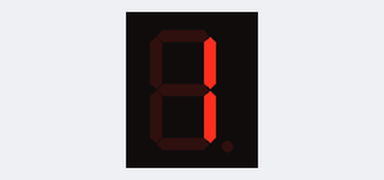
Bench run of a sketch on a simulated Arduino Uno, built with avr-gcc and run on an emulated ATmega328P. Parts: 1-digit seven-segment display. Wiring (inferred from the names in the program): 1-digit 7-segment display, segments lit when HIGH: segments pin 12, pin 11, pin 10, pin 9, pin 8, pin 7, pin 6. The segment pins are drawn as the display they are named for.

Above: at 0.1 s.
At 1.1 s:
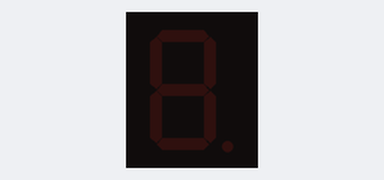
At 1.6 s:
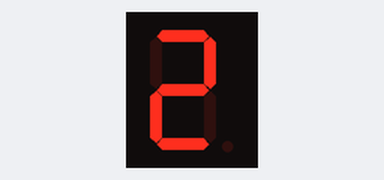
At 3.1 s:
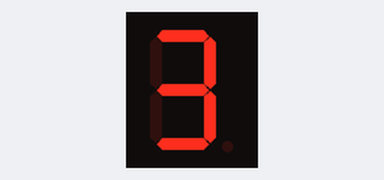

Measured:
- by itself, everything shown: repeats every 4.0 s, in 5 steps
- what the display in image 1 shows lasts 0.5 s, from 1.0 s to 1.5 s
- what the display in image 2 shows lasts 1.0 s, from 1.5 s to 2.5 s

The sketch:

seven_segment_common_cathode.ino
```cpp
int a=12;
int b=11;
int c=10;
int d=9;
int e=8;
int f=7;
int g=6;
void setup() {
  // put your setup code here, to run once:
  pinMode(a,OUTPUT);
  pinMode(b,OUTPUT);
  pinMode(c,OUTPUT);
  pinMode(d,OUTPUT);
  pinMode(e,OUTPUT);
  pinMode(f,OUTPUT);
  pinMode(g,OUTPUT);
}

void loop() {
  // put your main code here, to run repeatedly:
  digitalWrite(a,LOW);
  digitalWrite(b,HIGH);
  digitalWrite(c,HIGH);
  digitalWrite(d,LOW);
  digitalWrite(e,LOW);
  digitalWrite(f,LOW);
  digitalWrite(g,LOW);
  delay(1000);
    digitalWrite(b,LOW);
  digitalWrite(c,LOW);
  delay(500);
// 2
  digitalWrite(a,HIGH);
  digitalWrite(b,HIGH);
  digitalWrite(c,LOW);
  digitalWrite(d,HIGH);
  digitalWrite(e,HIGH);
  digitalWrite(g,HIGH);
  digitalWrite(f,LOW);
  delay(1000);
    digitalWrite(d,LOW);
  digitalWrite(e,LOW);
  digitalWrite(g,LOW);
   digitalWrite(a,LOW);
  digitalWrite(b,LOW);
  delay(500);
//    3
  digitalWrite(a,HIGH);
  digitalWrite(b,HIGH);
  digitalWrite(c,HIGH);
  digitalWrite(d,HIGH);
  digitalWrite(e,LOW);
  digitalWrite(g,HIGH);
  digitalWrite(f,LOW);
  delay(1000);
//  ali sss asas

}
```
